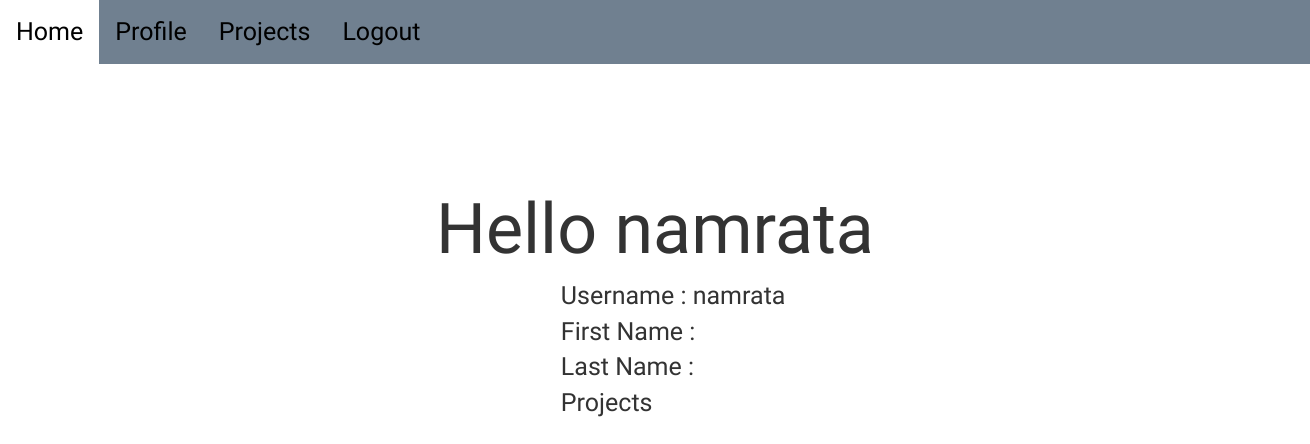
The app's page /profile/10/, older data.
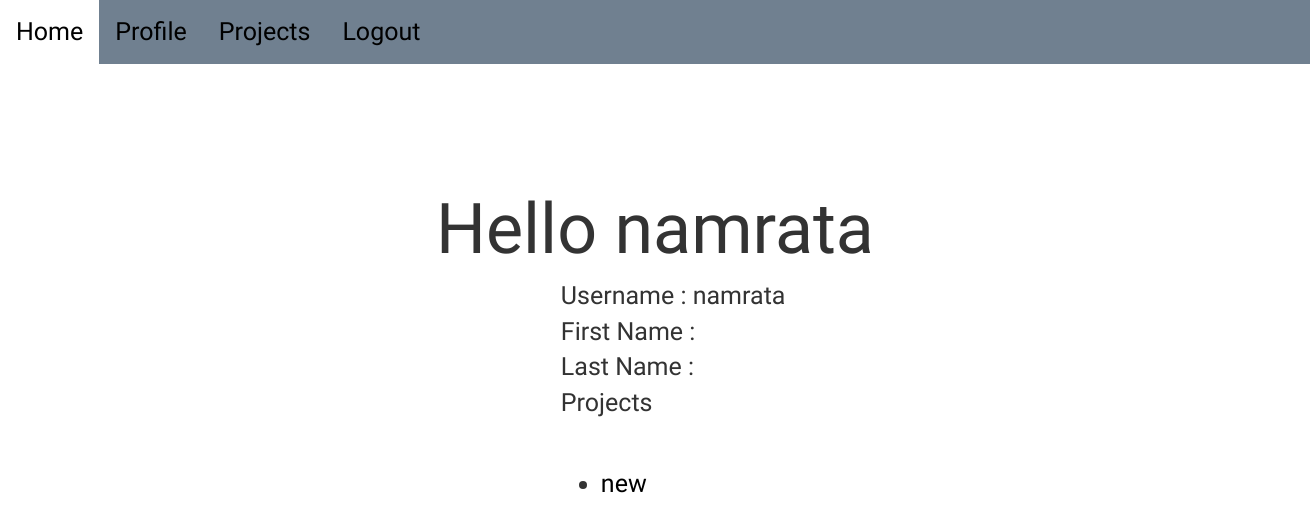
The same page, newer data.
### project/models.py (models this page shows, shortened)
class project(models.Model):
	project_name = models.CharField(max_length=100)
	start_date = models.DateField(default=datetime.date.today)
	end_date = models.DateField(default=datetime.date.today)
	employee = models.ManyToManyField(Profile, blank = True, null = True)

### index/views.py (the view)
# urls.py: url(r'^profile/(?P<user_id>[0-9]+)/$', index_views.get_profile, name='ownprofile'),
def get_profile(request,user_id):
    current_user = User.objects.get(id = user_id)
    return render(request,'profile.html', {'user' : current_user})

### index/templates/profile.html
{% extends 'nav.html' %}
{%block content %}
<br><br><br>
<h2>Hello {{user.username}}</h2>
<div class="col-sm-offset-5 col-sm-8">
Username : {{user.username}}<br>
First Name : {{user.first_name}}<br>
Last Name : {{user.last_name}}<br>
<p>Projects</p><br>
<ul>
{% for x in user.profile.project_set.all %}
	<li><a href="/project/{{x.id}}">{{x.project_name}}</a></li>
{% endfor %}
</ul>
</div>
{% endblock %}

Row changes from the older to the newer data that the page shows:
added project: project_name "new"
